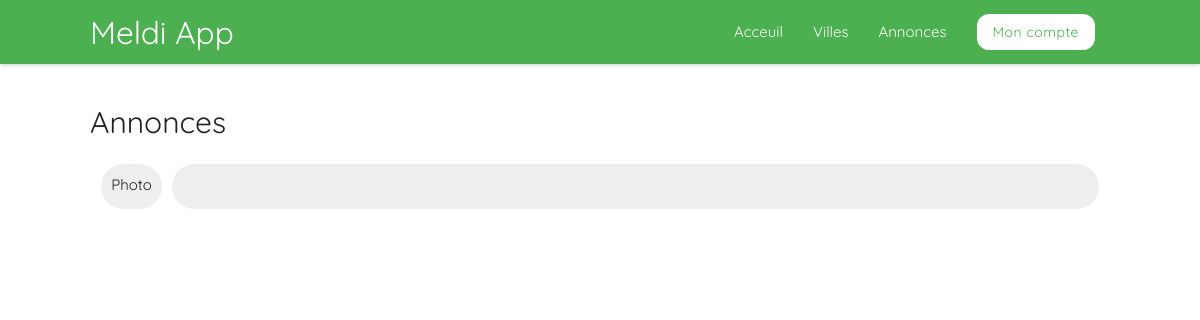
Page /blog/annonces on the earlier database version.
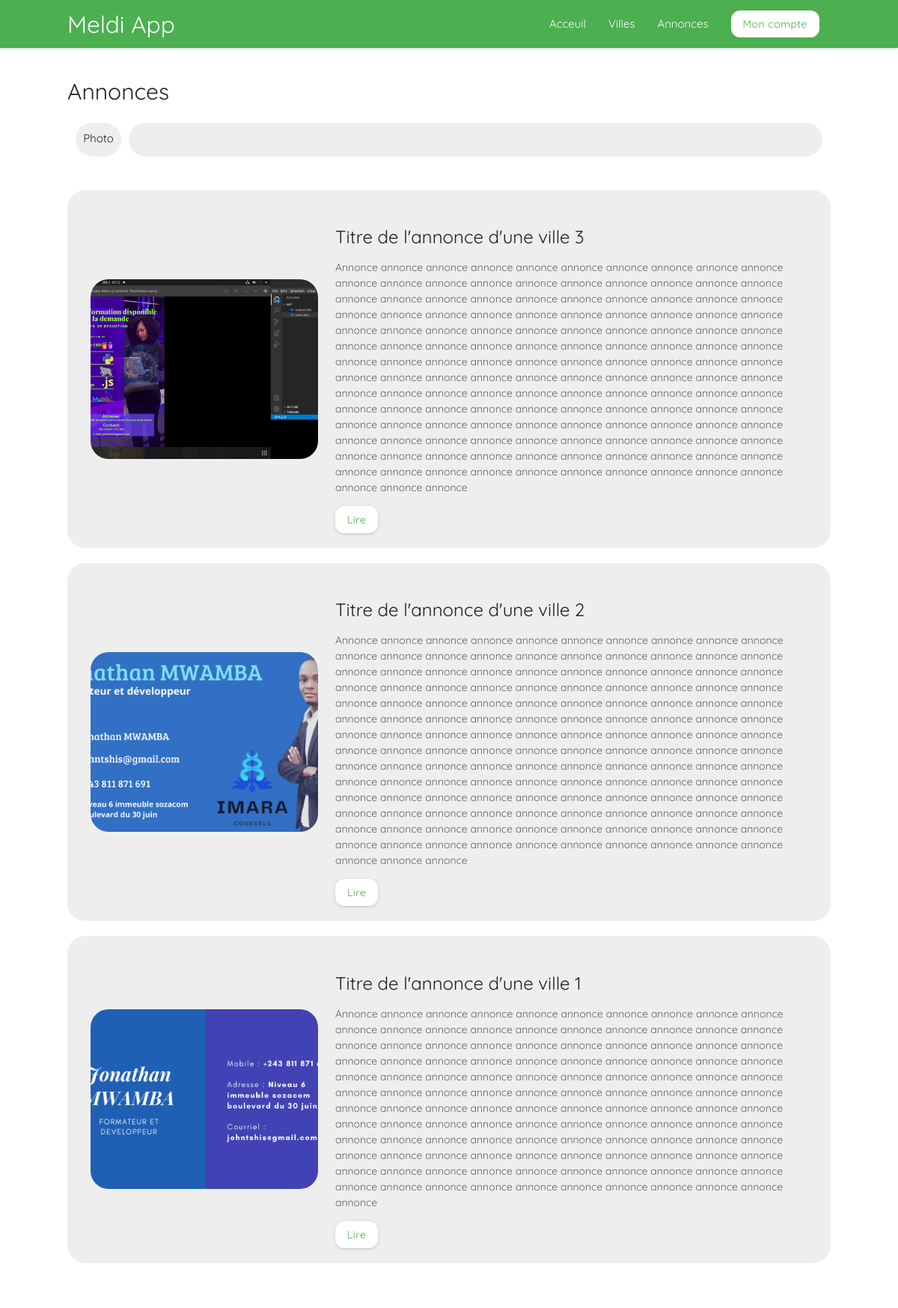
Same page on the later database version.
### blog/models.py (models this page shows, shortened)
class Annonce(models.Model):
    title = models.CharField(max_length=200)
    img = models.ImageField(upload_to='media/annonces', null=True)
    description = models.TextField(null=True, blank=True)

### blog/views.py (the view)
# urls.py: path('/annonces', index, name='blog'),
def index(request):
    annonces = Annonce.objects.order_by('-id')
    return render(request, 'blog/index.html', locals())

### blog/templates/blog/index.html
{% extends 'base.html' %} {% block main %}
<div class="container">
    <h1 class="font30">Annonces</h1>
    <div class="row">
        <div class="col s12">
            <div class="flex">
                <div class=" grey lighten-3 bdr pd10 mr10">Photo</div>
                <div class=" grey lighten-3 bdr pdl20 flex-1">
                    <form action="" method="post">
                        <input type="text">
                    </form>
                </div>
            </div>
            <br>
            <br>
            <div>
                <div class="row">
                    {% for news in annonces %}
                        <div class="col s12">
                            <div class="row grey lighten-3 bdr pd20 flex items-center ">
                                <div class="col s12 m4 " style="height: 240px;">
                                    <img class="img-full-size bdr" src="{{news.img.url}}">
                                </div>
                                <div class="col s12 m8 full-h" style="height: 100%;">
                                    <div class=" flex flex-column space-between full-h ">
                                        <div class="">
                                            <h3 class="font24">{{news.title}}</h3>
                                            <p>{{news.description}}</p>
                                        </div>
                                        <div class="card-action">
                                            <a class="btn green-text white" href="">Lire</a>
                                        </div>
                                    </div>
                                </div>
                            </div>
                        </div>
                    {% endfor %}
                </div>
            </div>
        </div>
    </div>
</div> {% endblock %}

### templates/base.html (shortened to what this page needs)
{% load static %}
<!DOCTYPE html>
<html lang="en">
<head>
    <link rel="stylesheet" href="{% static 'css/materialize.css' %}">
    <link rel="stylesheet" href="{% static 'css/base.css' %}">
    <link rel="stylesheet" href="https://cdn.jsdelivr.net/npm/swiper@8/swiper-bundle.min.css" />
</head>
<body>
    <header class="navbar-fixed">
        <nav class="green ">
            <div class="nav-wrapper container">
                <a href="{% url 'home' %}" class="brand-logo ">Meldi App</a>
                <ul id="nav-mobile" class="right hide-on-med-and-down">
                    <li><a class="" href="{% url 'home' %}">Acceuil</a></li>
                    <li><a class="" href="{% url 'cities' %}">Villes</a></li>
                    <li><a class="" href="{% url 'blog' %}">Annonces</a></li>
                    <li><a class="green-text z-depth-0 btn white" href="{% url 'profile' %}">Mon compte</a></li>
                </ul>
            </div>
        </nav>
    </header>
    <main>
        {% block main %} {% endblock %}
    </main>
</body>
</html>

### static/css/base.css (style rules this page uses)
* { font-family: 'Quicksand', sans-serif; }
p { color: #616161 !important; font-size: 14px; }
.img-full-size { width: 100%; height: 100%; object-fit: cover; }
.btn { text-transform: none !important; }
.pd10 { padding: 10px !important; }
.pd20 { padding: 20px; }
.pdl20 { padding-left: 20px !important; }
.flex { display: flex; flex-wrap: wrap; }
.flex-column { flex-direction: column; }
.flex-1 { flex: 1; }
.space-between { justify-content: space-between; }
.items-center { align-items: center; }
.bdr { border-radius: 24px; }
.font24 { font-size: 24px; }
.font30 { font-size: 30px; }
.mr10 { margin-right: 10px; }
.full-h { height: 100%; }
.card-action { border-radius: 0 0 24px 24px !important; }
input:not([type]), input[type=text]:not(.browser-default), input[type=password]:not(.browser-default), input[type=email]:not(.browser-default), input[type=url]:not(.browser-default), input[type=time]:not(.browser-default), input[type=date]:not(.browser-default), input[type=datetime]:not(.browser-default), input[type=datetime-local]:not(.browser-default), input[type=tel]:not(.browser-default), input[type=number]:not(.browser-default), input[type=search]:not(.browser-default), textarea.materialize-textarea { border-bottom: none !important; -webkit-box-shadow: none !important; box-shadow: none !important; margin-bottom: 0 !important; padding: 0 10px !important; }

Differences in the rows shown:
added Annonce: img (picture), title "Titre de l'annonce d'une ville 3", description "Annonce annonce annonce annonce annonce annonce annonce annonce annonce annonce annonce annonce annonce annonce annonce annonce annonce annonce annonce annonce annonce annonce annonce annonce annonce annonce annonce annonce annonce annonce annonce annonce annonce annonce annonce annonce annonce annonce annonce annonce annonce annonce annonce annonce annonce annonce annonce annonce annonce annonce annonce annonce annonce annonce annonce annonce annonce annonce annonce annonce annonce annonce annonce annonce annonce annonce annonce annonce annonce annonce annonce annonce annonce annonce annonce annonce annonce annonce annonce annonce annonce annonce annonce annonce annonce annonce annonce…"
added Annonce: img (picture), title "Titre de l'annonce d'une ville 2", description "Annonce annonce annonce annonce annonce annonce annonce annonce annonce annonce annonce annonce annonce annonce annonce annonce annonce annonce annonce annonce annonce annonce annonce annonce annonce annonce annonce annonce annonce annonce annonce annonce annonce annonce annonce annonce annonce annonce annonce annonce annonce annonce annonce annonce annonce annonce annonce annonce annonce annonce annonce annonce annonce annonce annonce annonce annonce annonce annonce annonce annonce annonce annonce annonce annonce annonce annonce annonce annonce annonce annonce annonce annonce annonce annonce annonce annonce annonce annonce annonce annonce annonce annonce annonce annonce annonce annonce…"
added Annonce: img (picture), title "Titre de l'annonce d'une ville 1", description "Annonce annonce annonce annonce annonce annonce annonce annonce annonce annonce annonce annonce annonce annonce annonce annonce annonce annonce annonce annonce annonce annonce annonce annonce annonce annonce annonce annonce annonce annonce annonce annonce annonce annonce annonce annonce annonce annonce annonce annonce annonce annonce annonce annonce annonce annonce annonce annonce annonce annonce annonce annonce annonce annonce annonce annonce annonce annonce annonce annonce annonce annonce annonce annonce annonce annonce annonce annonce annonce annonce annonce annonce annonce annonce annonce annonce annonce annonce annonce annonce annonce annonce annonce annonce annonce annonce annonce…"
